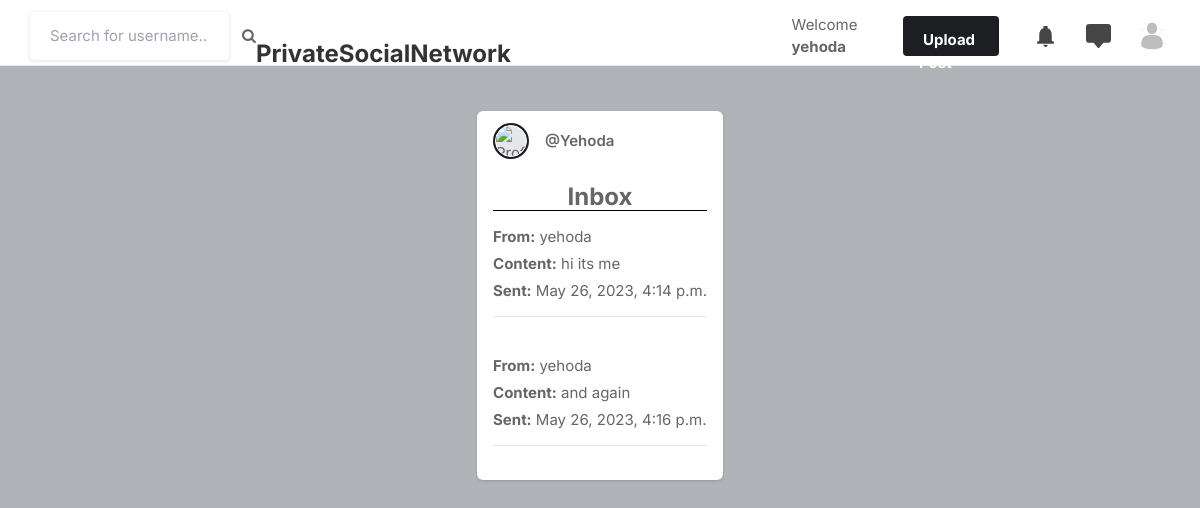
The app's page /inbox (signed in) with its own data.
### core_apps/models.py (models this page shows, shortened)
class Profile(models.Model):
     user = models.OneToOneField(User, on_delete=models.CASCADE) # קשר חד צדדי עם דאטה בייס של יוזר
     id_user = models.IntegerField(default=0) # מספר זיהוי של היוזר
     first_name = models.CharField(max_length=100, blank=True, null=True, default='') # שם פרטי של היוזר
     last_name = models.CharField(max_length=100, blank=True, null=True, default='') # שם משפחה של היוזר
     email = models.EmailField(max_length=150, blank=True, null=True, default='') # אימייל של היוזר
     bio = models.TextField(max_length=500, blank=True) # תיאור קצר של היוזר
     profile_img = models.ImageField(upload_to='profile_images', default='blank_profile.png') # תמונת פרופיל שיאוחסנו בתקייה, עם תמונת ברירת המחדל
     location = models.CharField(max_length=30, blank=True) # מיקום של היוזר

class Message(models.Model):
    sender = models.ForeignKey(User, on_delete=models.CASCADE, related_name='sent_messages')
    recipient = models.ForeignKey(User, on_delete=models.CASCADE, related_name='received_messages')
    content = models.TextField()
    timestamp = models.DateTimeField(auto_now_add=True)

### core_apps/views.py (the view)
# urls.py: path('inbox', views.inbox, name='inbox'),
@login_required(login_url='signin')
def inbox(request):
    messages = Message.objects.filter(recipient=request.user)
    user_object = User.objects.get(username=request.user.username)  # קבלת היוזר שמחובר
    user_profile = Profile.objects.filter(user=user_object).first()  # קבלת הפרופיל של היוזר המחובר (שימוש בFILTER כדי שיעבוד, אבל צריך לוודא שלא פוגע - אולי בגלל ריבוי השם USER)
    return render(request, 'inbox.html', {'messages': messages, 'user_profile': user_profile})

### templates/inbox.html (shortened to what this page needs)
{% load static %}
<!DOCTYPE html>
<html lang="en">
<head>
    <link rel="stylesheet" href="{% static 'assets/css/icons.css' %}">
    <link rel="stylesheet" href="{% static 'assets/css/uikit.css' %}">
    <link rel="stylesheet" href="{% static 'assets/css/style.css' %}">
    <link rel="stylesheet" href="{% static 'assets/css/tailwind.css' %}">
    <link rel="stylesheet" href="https://cdnjs.cloudflare.com/ajax/libs/font-awesome/4.7.0/css/font-awesome.min.css">
</head>
<body>
            <header class="fixed-header">
                <div class="header_inner">
                    <form action="/search" method="POST">
                    <div class="left-side">
                            <input type="text" name="username" placeholder="Search for username..">&nbsp;&nbsp;&nbsp;
                            <button type="submit"><i class="fa fa-search fa-1x"></i></button>
                    </div>
                    </form>
                    <div class="middle" style="display: flex; justify-content: center; align-items: center; height: 100%;">
                        <b><h1 style="margin: 0; font-size: 24px;"><a href="/"> PrivateSocialNetwork</a></h1></b>
                    </div>
                    <div class="right-side lg:pr-4">
                        <a href="#" class="">
                            Welcome <b name="" class="">{{user.username}}&nbsp; &nbsp; &nbsp;&nbsp; &nbsp; &nbsp;</b>
                        </a>
                        <a href="#"
                            class="bg-pink-500 flex font-bold hidden hover:bg-pink-600 hover:text-white inline-block items-center lg:block max-h-10 mr-4 px-4 py-2 rounded shado text-white">
                              Upload Post
                        </a>
                        <a href="#" class="header-links-item">
                        </a>
                        <a href="#" class="header-links-item">
                        </a>
                        <a href="#">
                            <img src="{{user_profile.profile_img.url}}" class="header-avatar" alt="">
                        </a>
                    </div>
                </div>
            </header>
            <div class="container m-auto">
                <div class="lg:flex justify-center lg:space-x-10 lg:space-y-0 space-y-5">
                        <div class="bg-white shadow rounded-md  -mx-2 lg:mx-0">
                            <div class="flex justify-between items-center px-4 py-3">
                                <div class="flex flex-1 items-center space-x-4">
                                   <a href="/profile/{{auction_item.user}}">
                                        <div class="bg-gradient-to-tr from-yellow-600 to-pink-600 p-0.5 rounded-full">
                                            <img src="{{ auction_item.profile_img.url }}" alt="Profile Image" class="bg-gray-200 border border-white rounded-full w-8 h-8">
                                        </div>
                                    </a>
                                    <span class="block capitalize font-semibold "><a href="/profile/{{user_profile.user.username}}">@{{user_profile.user.username}}</a> </span>
                                </div>
                              <div>
                                <a href="#"> <i class="icon-feather-more-horizontal text-2xl hover:bg-gray-200 rounded-full p-2 transition -mr-1 "></i> </a>
                              </div>
                            </div>
                            <div class="py-3 px-4 space-y-3">
                                   <p style="text-align: center; font-size: 24px; font-weight: bold; border-bottom: 1px solid #000;">
                                        <a><strong>Inbox </strong></a>
                                    </p>
                                    {% block content %}
                                      {% for message in messages %}
                                        <div>
                                          <p><strong>From:</strong> {{ message.sender.username }}</p>
                                          <p><strong>Content:</strong> {{ message.content }}</p>
                                          <p><strong>Sent:</strong> {{ message.timestamp }}</p>
                                        </div>
                                        <hr>
                                        <br>
                                      {% empty %}
                                        <p>No messages in your inbox.</p>
                                      {% endfor %}
                                    {% endblock %}
                        </div>
                </div>
                </div>
            </div>
</body>
</html>

### static/assets/css/style.css (style rules this page uses)
body { background-color: #B0B3B8!important; }
button { vertical-align: middle; }
input { height: 48px; line-height: 48px; padding: 0 20px; outline: none; font-size: 15px; color: #808080; max-width: 100%; width: 100%; -webkit-box-sizing: border-box; box-sizing: border-box; display: block; font-weight: 400; opacity: 1; border-radius: 4px; border: none; -webkit-box-shadow: 0 1px 4px 0px rgba(0, 0, 0, 0.12); box-shadow: 0 1px 4px 0px rgba(0, 0, 0, 0.12); }
input[type="text"], input[type="password"], input[type="email"], input[type="number"] { height: 48px; line-height: 48px; padding: 0 20px; outline: none; font-size: 15px; color: #808080; max-width: 100%; width: 100%; -webkit-box-sizing: border-box; box-sizing: border-box; display: block; font-weight: 400; opacity: 1; border-radius: 4px; border: none; -webkit-box-shadow: 0 1px 4px 0px rgba(0, 0, 0, 0.12); box-shadow: 0 1px 4px 0px rgba(0, 0, 0, 0.12); }
input { -webkit-transition: all 0.1s ease-in-out; transition: all 0.1s ease-in-out; }
::placeholder { color: #808080; opacity: 1; }
button { border: none; margin: 0; padding: 0; width: auto; overflow: visible; background: transparent; color: inherit; font: inherit; line-height: normal; cursor: pointer; }
a { color: #be185d; -webkit-transition: 0.3s; transition: 0.3s; outline: none !important; }
button { outline: none !important; }
img { max-width: 100%; }
body { color: #666; font-size: 15px; line-height: 27px; background-color: #f0f2f5; font-family: "Inter", sans-serif; text-transform: none; }
body p { font-size: 15px; line-height: 27px; }
h1, h2, h3, h4, h5, h6 { font-family: "Inter", sans-serif; text-transform: none; }
input[type="text"], input[type="password"], input[type="email"] { font-family: "Inter", sans-serif; text-transform: none; }
button, body .pac-container { font-family: "Inter", sans-serif; text-transform: none; }
h1, h2, h3, h4, h5, h6 { color: #333; font-weight: 500; margin: 0; padding: 0; }
h1 { font-size: 32px; }
b, strong { font-weight: 700 !important; }
@media (min-width: 1024px) { .container { max-width: 900px !important; padding-top: 45px; } }
header { background-color: #fff; left: 0; right: 0; top: 0; z-index: 99; height: 66px; display: -webkit-box; display: -ms-flexbox; display: flex; -webkit-box-align: center; -ms-flex-align: center; align-items: center; border-bottom: 1px solid #e5e7eb; }
header .header_inner { display: -webkit-box; display: -ms-flexbox; display: flex; -webkit-box-align: center; -ms-flex-align: center; align-items: center; max-width: 1090px; margin: auto; width: 100%; max-width: 100% !important; padding: 0 30px; }
header .header_inner .left-side { display: -webkit-box; display: -ms-flexbox; display: flex; -webkit-box-align: center; -ms-flex-align: center; align-items: center; }
header .header_inner .right-side { display: -webkit-box; display: -ms-flexbox; display: flex; -webkit-box-align: center; -ms-flex-align: center; align-items: center; -webkit-box-pack: end; -ms-flex-pack: end; justify-content: flex-end; margin-left: auto; }
header .header_inner .right-side .header-links-item { padding: 10px; margin-left: 8px; }
header .header_inner .right-side .header-links-item svg { width: 25px; height: 25px; color: #464646; }
header .header_inner .right-side .header-avatar { width: 32px; height: 32px; border-radius: 100%; margin-left: 15px; }

### records on screen
Profile: profile_img (placeholder picture), user.username "Yehoda"
Message: sender.username "yehoda", content "hi its me", timestamp "May 26, 2023, 4:14 p.m."
Message: sender.username "yehoda", content "and again", timestamp "May 26, 2023, 4:16 p.m."

### other values on screen
{{ user.username }} "yehoda"
